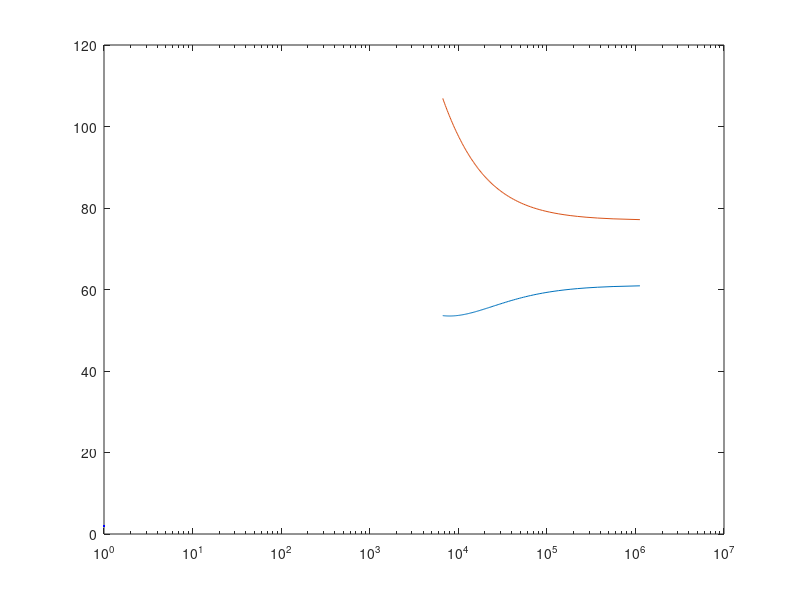

The MATLAB script that drew this image: (Note: this script raises an error after producing the figure.)
clear all
clc

%% delta v calculations based on masses + launch capacity

% injection
m_injection = 1400; % kg
dv_injection = 6200; % m/s
isp_injection = 335; % s (MMH/NTO)
mass_frac_cruise = 0.85; % proportion of cruise stage that is fuel
m_cruise = m_injection * (1 + exp(dv_injection ...
    / (isp_injection * 9.81)) / mass_frac_cruise);

% earth ejection (direct)
dv_ejection = 6200; % m/s
isp_ejection = 397; % s (LOx/RP-1)
mass_frac_kick = 0.9; % proportion of kick stage that is fuel
m_direct = m_cruise * (1 + exp(dv_ejection ...
    / (isp_ejection * 9.81)) / mass_frac_kick);

% earth ejection (with refuelling)
FH1_list = [];
FH2_list = [];
apo_list = [];
mu = 398600; % km^3/s^2
Re = 6378; % km
rp = Re + 300; % km
v_LEO = sqrt(mu / rp); % km/s
v_esc = v_LEO * sqrt(2); % km/s

% vehicle parameters
fuel_distribution = 0.13; % proportion of fuel carried in FH1
mass_frac_kick = 0.9; % proportion of kick stage that is fuel
mass_frac_tanker = 1; % proportion of tanker that is fuel
isp_FHUS = 397; % s, FH upper stage isp

for dv_1 = linspace(0, (v_esc - v_LEO) * 1000, 100) % LEO to escape

    % mass calculations
    dv_2 = dv_ejection - dv_1; % m/s, performed after docking
    m_docked = m_cruise * (1 + exp(dv_2 ...
        / (isp_ejection * 9.81)) / mass_frac_kick); % kg
    m_FH1 = m_cruise + (m_docked - m_cruise) * (1 - mass_frac_kick); % kg
    m_FH2 = (m_docked - m_FH1) / mass_frac_tanker; % kg

    % move fuel around
    m_FH1 = m_FH1 + (m_docked - m_FH1) * fuel_distribution;
    m_FH2 = m_FH2 - (m_docked - m_FH1) * fuel_distribution;

    % transfer to docking orbit
    m_LEO_FH1 = m_FH1 * (1 + exp(dv_1 ...
        / (isp_FHUS * 9.81))); % kg
    m_LEO_FH2 = m_FH2 * (1 + exp(dv_1 ...
        / (isp_FHUS * 9.81))); % kg
    FH1_list = [FH1_list, m_LEO_FH1 / 1000];
    FH2_list = [FH2_list, m_LEO_FH2 / 1000];

    % orbit calculations
    vp = v_LEO + dv_1 / 1000; % km/s
    h = vp * rp;
    e = h^2 / (rp * mu) - 1;
    ra = h^2 / mu * (1 / (1 - e));
    apo_list = [apo_list, ra];
end

% plotting
figure;
semilogx(apo_list, FH1_list, LineWidth=2, color="red");
hold on
semilogx(apo_list, FH2_list, LineWidth=2, color="blue");
yline(63.8, LineStyle="--")
yline(63.8 * 0.9, LineStyle="--", color="red")
grid on
xlabel("Apoapsis (km)")
ylabel("Mass to LEO (tonnes)")
legend(["Cruise Vehicle", "Fuel in tanker", "Falcon Heavy Capacity", "10% Margin"])
ylim([0, max(max(FH1_list, FH2_list))])

%% phasing calculations

% new apoapsis
rp = 300 + Re; % km
ra = 42078; % km
sma = 0.5 * (ra + rp); % km
orbit_num = 4; % number of phasing orbits
e = (ra - rp) / (ra + rp);
T_orbit = 2 * pi * sqrt(sma^3 / mu); % s
dt_phasing = 3600 / orbit_num; % number of seconds we are off by
T_new = T_orbit + dt_phasing; % s
sma_new = ((T_new / (2 * pi)) ^ 2 * mu) ^ (1/3); % km
ra_new = 2 * sma_new - rp; % km
e_new = (ra_new - rp) / (ra_new + rp);

% delta v
h = sqrt(rp * mu * (1 + e)); % km^2/s
h_new = sqrt(rp * mu * (1 + e_new)); % km^2/s
vp = h / rp; % km/s
vp_new = h_new / rp; % km/s
dv_total = 2 * abs(vp - vp_new); % km/s